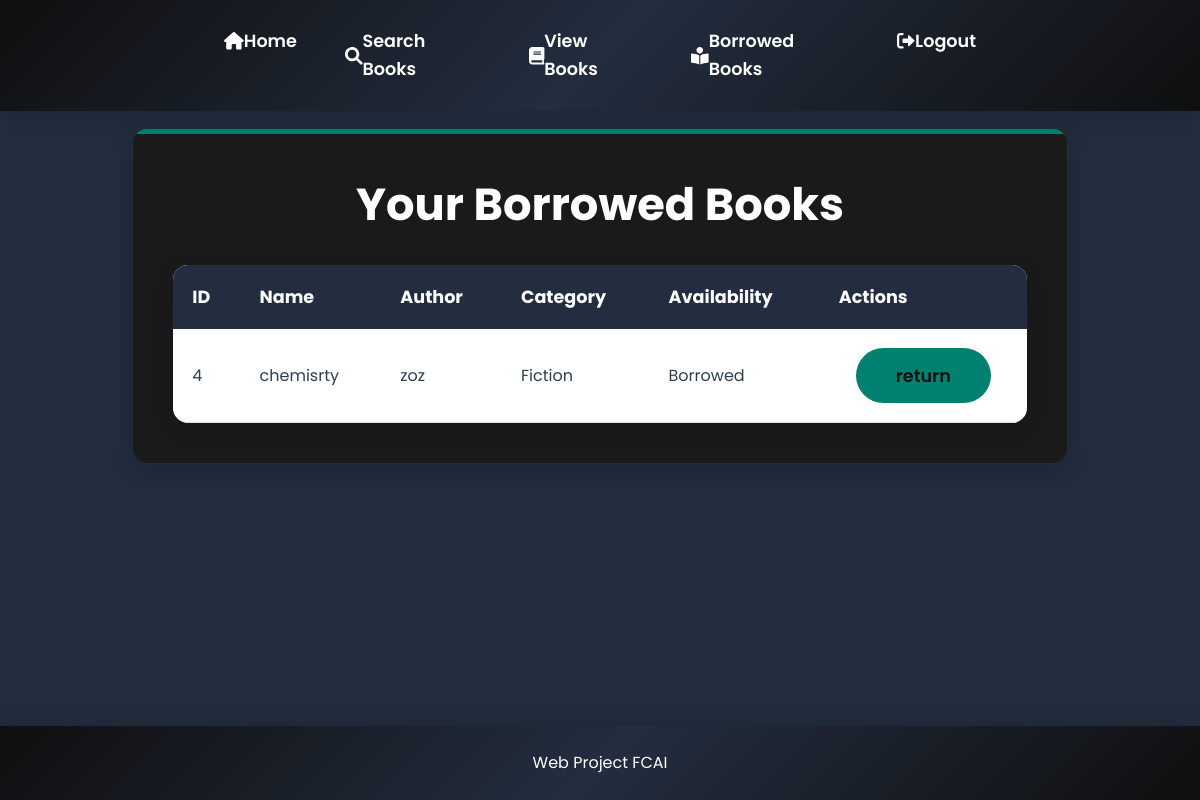
Page /library/borrowed/ (signed in) on the earlier database version.
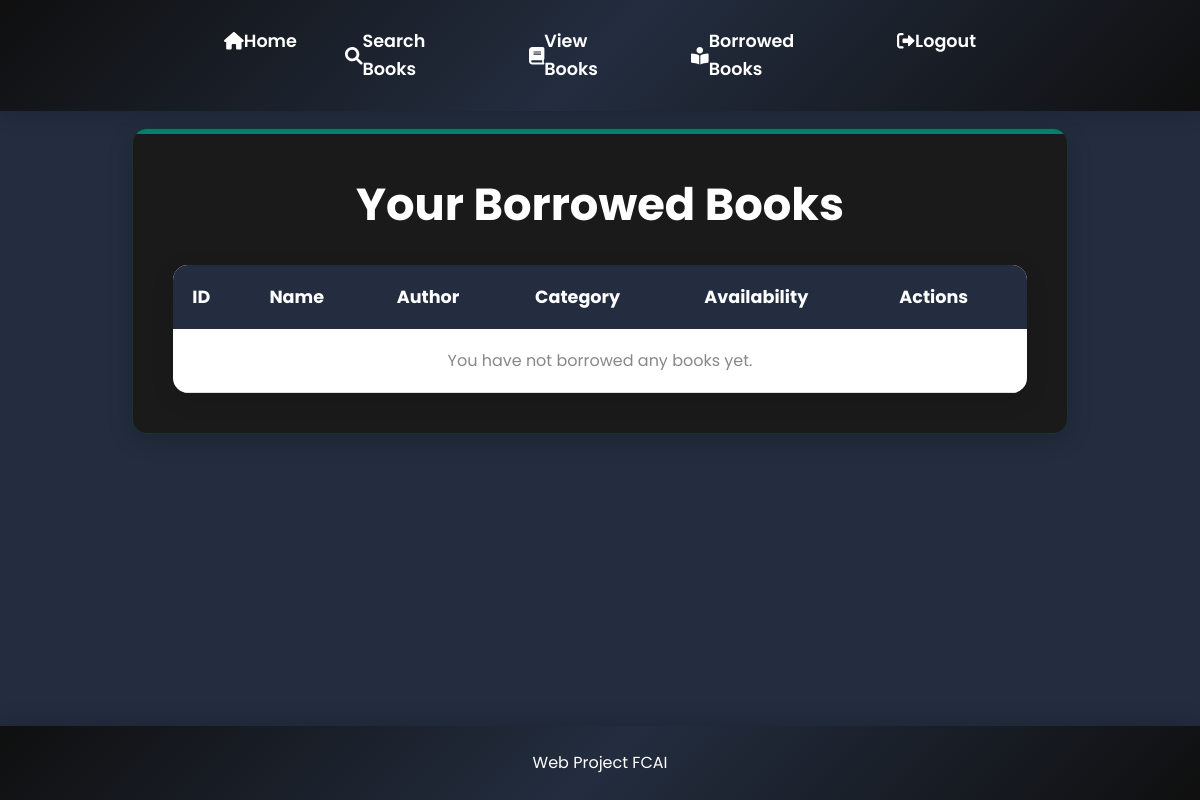
Same page on the later database version.
### lib/models.py (models this page shows)
class Book_Details(models.Model):
    Name = models.CharField(max_length=120)
    Author = models.CharField(max_length=120)
    Category = models.CharField(max_length=120)
    Description = models.TextField()
    Date_Added = models.DateField()
    Availability = models.CharField( max_length=50)

### lib/views.py (the view)
# urls.py: path('borrowed/', views.borrowed_books, name='borrowed_books'),
def borrowed_books(request):
    books = request.user.borrowed_books.all() if request.user.is_authenticated else []
    return render(request, 'user_borrowed_books.html', {'borrowed_books': books})

### templates/user_borrowed_books.html (shortened to what this page needs)
{% load static %}
<link rel="stylesheet" href="{% static 'css/style.css' %}" />
<link rel="stylesheet" href="{% static 'css/icon.css' %}" />
<!DOCTYPE html>
<html lang="en">
  <head>
    <link rel="stylesheet" href="../css/style.css" />
  </head>
  <body>
    <nav>
      <ul>
        <li>
          <a href="{% url 'user_dashboard' %}"
            ><i class="fas fa-home"></i> Home</a
          >
        </li>
        <li>
          <a href="{% url 'search_books' %}"
            ><i class="fas fa-search"></i> Search Books</a
          >
        </li>
        <li>
          <a href="{% url 'view_books' %}"
            ><i class="fas fa-book"></i> View Books</a
          >
        </li>
        <li>
          <a href="{% url 'borrowed_books' %}"
            ><i class="fas fa-book-reader"></i> Borrowed Books</a
          >
        </li>
        <li>
          <a href="{% url 'index' %}"
            ><i class="fas fa-sign-out-alt"></i> Logout</a
          >
        </li>
      </ul>
    </nav>
    <main>
      <div class="card">
        <h1>Your Borrowed Books</h1>
        <table>
          <thead>
            <tr>
              <th>ID</th>
              <th>Name</th>
              <th>Author</th>
              <th>Category</th>
              <th>Availability</th>
              <th>Actions</th>
            </tr>
          </thead>
          <tbody>
            {% if borrowed_books %} {% for book in borrowed_books %}
            <tr>
              <td>{{ book.id }}</td>
              <td>{{ book.Name }}</td>
              <td>{{ book.Author }}</td>
              <td>{{ book.Category }}</td>
              <td>{{ book.Availability }}</td>
              <td>
                <form method="POST" action="{% url 'return_book' book.id %}">
                  <button type="submit">return</button>
                </form>
              </td>
            </tr>
            {% endfor %} {% else %}
            <tr>
              <td colspan="6" style="text-align: center; color: #888">
                You have not borrowed any books yet.
              </td>
            </tr>
            {% endif %}
          </tbody>
        </table>
      </div>
    </main>
    <footer>
      <p>Web Project FCAI</p>
    </footer>
</body>
</html>

Differences in the rows shown:
no longer on this page (row edited): Book_Details: id "4", Name "chemisrty", Author "zoz", Category "Fiction", Availability "Borrowed"
Other differences:
text now shown: "You have not borrowed any books yet."
